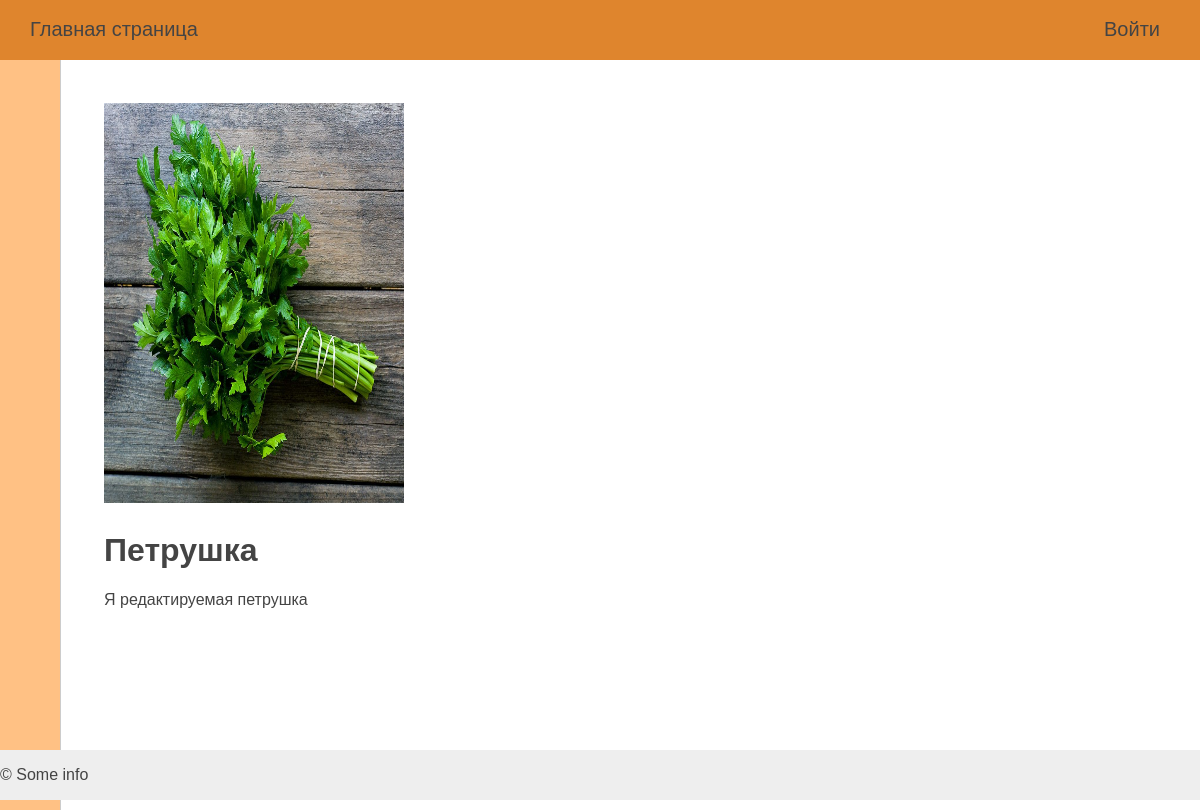
Before: /resume/admin-petrushka-600 with the older database file.
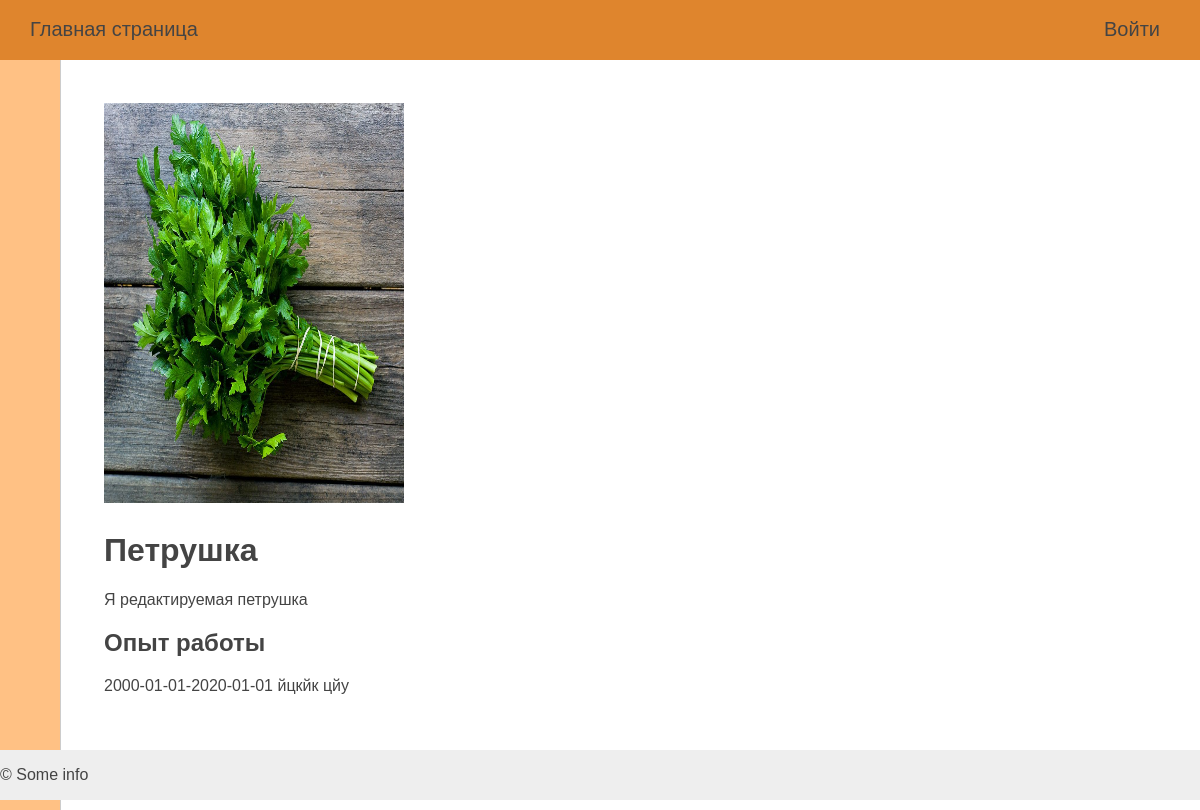
After: the same page with the newer database file.
### resume/models.py (models this page shows, shortened)
class Experience(models.Model):
    title = models.CharField(max_length=255)
    date_start = models.DateField()
    date_end = models.DateField(blank=True)
    post = models.CharField(max_length=255)
    resume = models.ForeignKey('Resume', on_delete=models.CASCADE, related_name='experience')
    def __str__(self):
        return f'{self.date_start}-{self.date_end} {self.title}\n {self.post}'

### resume/views.py (the view)
# urls.py: path('resume/<slug:resume_slug>', ShowResume.as_view(), name='resume'),
class ShowResume(MenuMixin, DetailView):
    model = Resume
    template_name = 'resume/show.html'
    context_object_name = 'resume'
    slug_url_kwarg = 'resume_slug'
    def get_context_data(self, *, object_list=None, **kwargs):
        context = super().get_context_data(**kwargs)
        c_def = self.get_user_context(title="Резюме",
                                      sidebar=False,
                                      )
        return dict(list(context.items()) + list(c_def.items()))

### resume/utils.py (called while the page is built)
    def get_user_context(self, **kwargs):
        user_menu = menu.copy()
        if not self.request.user.is_authenticated:
            user_menu.pop(1)
            user_menu.pop(1)
        context = kwargs
        context['menu'] = user_menu
        context['username'] = self.request.user.username
        context['card_filter'] = card_filter
        return context

### resume/templates/resume/show.html (shortened to what this page needs)
{% extends "resume/base.html" %}
{% load static %}
{% block content %}
<table>
    <tr>
        <td>
            {% if resume.photo %}
            <img style = "height: 400px; width: 300px;" src="{{resume.photo.url}}" alt="Изображение">
            {% else %}
            <img style = "height: 400px; width: 300px;" src="{% static 'resume/img/test_img.jpg' %}" alt="Изображение">
            {% endif %}
        </td>
    </tr>
    <tr>
        <td>
            <h1>{{resume.title}}</h1>
            <p>{{resume.letter}}</p>
            {% if resume.experience.all %}
            <h2>Опыт работы</h2>
                {% for ex in resume.experience.all %}
                    <p>{{ex}}</p>{% if resume.user.username == username%}<a href="{% url 'delete_experience' ex.pk %}">Удалить</a>{% endif %}
                {% endfor %}
            {% endif %}
        </td>
    </tr>
</table>
{% endblock content %}

Changed rows visible on the page:
added Experience: date_start+date_end+title "2000-01-01-2020-01-01 йцкйк цйу"
Other visible differences:
text now shown: "Опыт работы"
